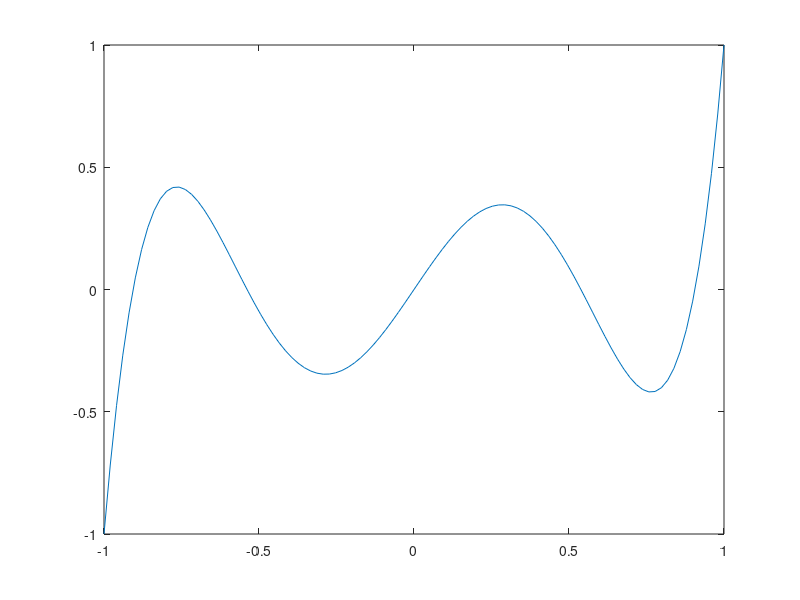

The MATLAB script that drew this image: (Note: this script raises an error after producing the figure.)
%% Clearing the Environment
clear all;
close all;
clc;

%% Initialisation 3a)
% Number of points for the Gauss quadrature
N = 5;

% Function to integrate
f = @(X) exp(X);

% Integration domain
a = -3;
b = 3;

Itheo = f(b)-f(a);

%% Manual "classical" computation of L5
L_5 = @(X) 1/8*(63*X.^5-70*X.^3+15*X);

L_5der = @(X) 1/8*(63*5*X.^4-70*3*X.^2+15);

%% Plotting of the L5 3b)
% x Values
lx = linspace (-1,1,100);

% Plot
plot(lx,L_5(lx));
hold on;
yline(0);
grid;
title("Legendre Polynomial L5");
xlabel("X");
ylabel("Y");
legend("L_5(x)");
savefig("l5.fig");
hold off;
close;

% So we obtain initial guesses for root finding

%% Find the roots using the Newton mehtod
% Initial guesses
lx0 = [-1,-0.6,0.1,0.6,1];

% Empty array for y values
yi_bar = [];

% Tolerance
tol = 1e-6;

% Maximum iterations
itmax = 100;

% Print message what happens next
fprintf("\nFinding the zeros using several Newton Methods:\n\n");

% Finding the nodes by solving L5(yi)=0 for multiple values
for x0=lx0
    yi_bar = [yi_bar newton_solve(L_5,L_5der,x0,tol,itmax)];
end

% Conversion to variable precision arithmetic instead of fractions

%% Quadrature weights 3c)

% Gauss-Legendre Formula
% Weights
alpha_bar = 2./((1-yi_bar.^2).*L_5der(yi_bar).^2);

% Resizing the weights
alpha = (b-a)/2.*alpha_bar;

% Resizig the value
yi = (a+b)/2+(b-a)/2.*yi_bar;

%% Theoretical result slide 18 of 9_DiffInt.pdf
amid = 128/225;
aa = 1/900*(322+13*sqrt(70));
ab = 1/900*(322-13*sqrt(70));
alpha_bar_theo = [ab aa amid aa ab];

ya = 1/21*sqrt(245-14*sqrt(70));
yb = 1/21*sqrt(245+14*sqrt(70));
yi_bar_theo = [-yb -ya 0 ya yb];

% Computing the errors
error_alpha_bar = max(abs(alpha_bar-alpha_bar_theo));
error_yi_bar = max(abs(yi_bar-yi_bar_theo));

fprintf("\n---------------------------------------\n");
fprintf("\nError on the weights: %.1e\n", error_alpha_bar);
fprintf("\nError on the nodes: %.1e\n", error_yi_bar);

%% Gauss quadrature

Igauss = sum(alpha.*f(yi));
fprintf("\n---------------------------------------\n");
fprintf("\nExact value of the integral: %.5f\n", Itheo);
fprintf("\nGauss quadrature of the integral: %.5f\n", Igauss);

fprintf("\nAbsolute error on the integral: %.5f\n", abs(Itheo-Igauss));
fprintf("\nRelative error on the integral: %.5f %%\n", abs((Itheo-Igauss)/Itheo)*100);
